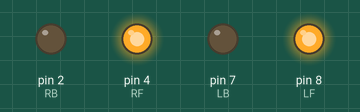
A sketch run on a simulated Arduino Uno, built with avr-gcc and run on an emulated ATmega328P. On the bench: output pins drawn as LEDs (lit = HIGH).

Above: at 0.1 s.
At 2.1 s:
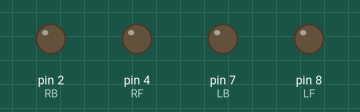
At 2.6 s:
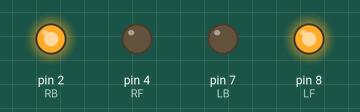
At 7.6 s:
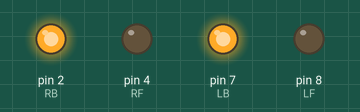
At 19.1 s:
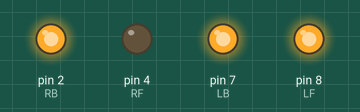
At 38.6 s:
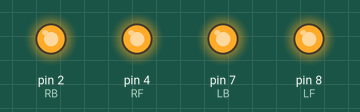
Timing chart, 0 to 40.0 s (numbered marks = the images above):
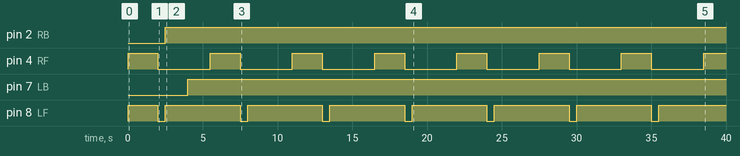

Measured:
- by itself, pin 2 (RB): LOW → HIGH at 2.5 s
- by itself, pin 4 (RF): alternates HIGH for 2.0 s and LOW for 3.5 s
- by itself, pin 7 (LB): LOW → HIGH at 4.0 s
- by itself, pin 8 (LF): repeats every 5.5 s: LOW 0.50 s, HIGH 5.0 s

The sketch:

SnapCircuits.ino
```cpp
//*****************************
//  Domhnall O Hanlon
//
//  Snap Circuits Arduino Program
//
//    v. 0.1 2013
//
//*****************************

int RB = 2; //declares the pin for the right back motor
int RF = 4; //declares the pin for the right front motor

int LB = 7;  // controls the left back motor
int LF = 8;  // controls the left front motor


void setup(){
  pinMode(RF, OUTPUT); //
  pinMode(RB, OUTPUT); // these simply are declaring them as outputs
  pinMode(LF, OUTPUT);
  pinMode(LB, OUTPUT);
}

void loop(){
//Drive forwards for a second
digitalWrite(RF, HIGH);
digitalWrite(LF, HIGH);
delay(2000);
//stop for half a second
digitalWrite(RF, LOW);
digitalWrite(LF, LOW);
delay(500);
//spin
digitalWrite(RB, HIGH);
digitalWrite(LF, HIGH);
delay(1500);
//backwards
digitalWrite(LB, HIGH);
digitalWrite(RB, HIGH);
delay(1500);
}


////Spin around
//digitalWrite(RF, HIGH);
//digitalWrite(LF, LOW);
//
//delay(1000);
//
//digitalWrite(RB, LOW);
//digitalWrite(LB, HIGH);
```
